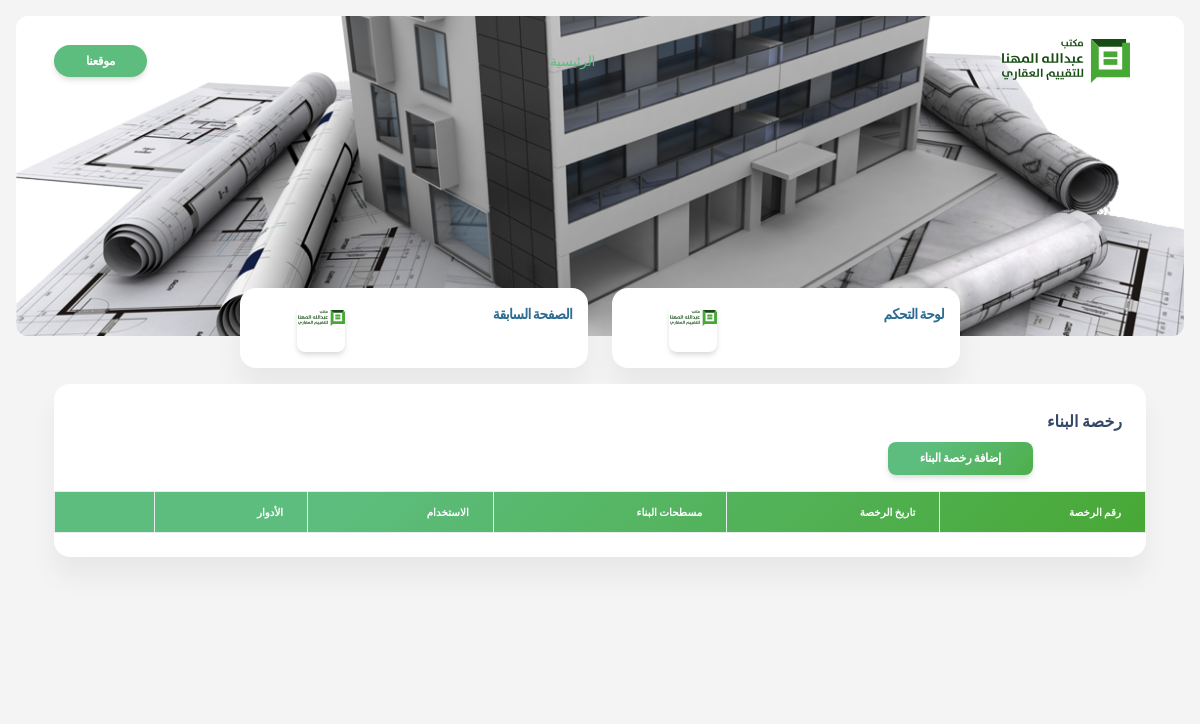
The page /documents/Licenses/all on the database as committed earlier.
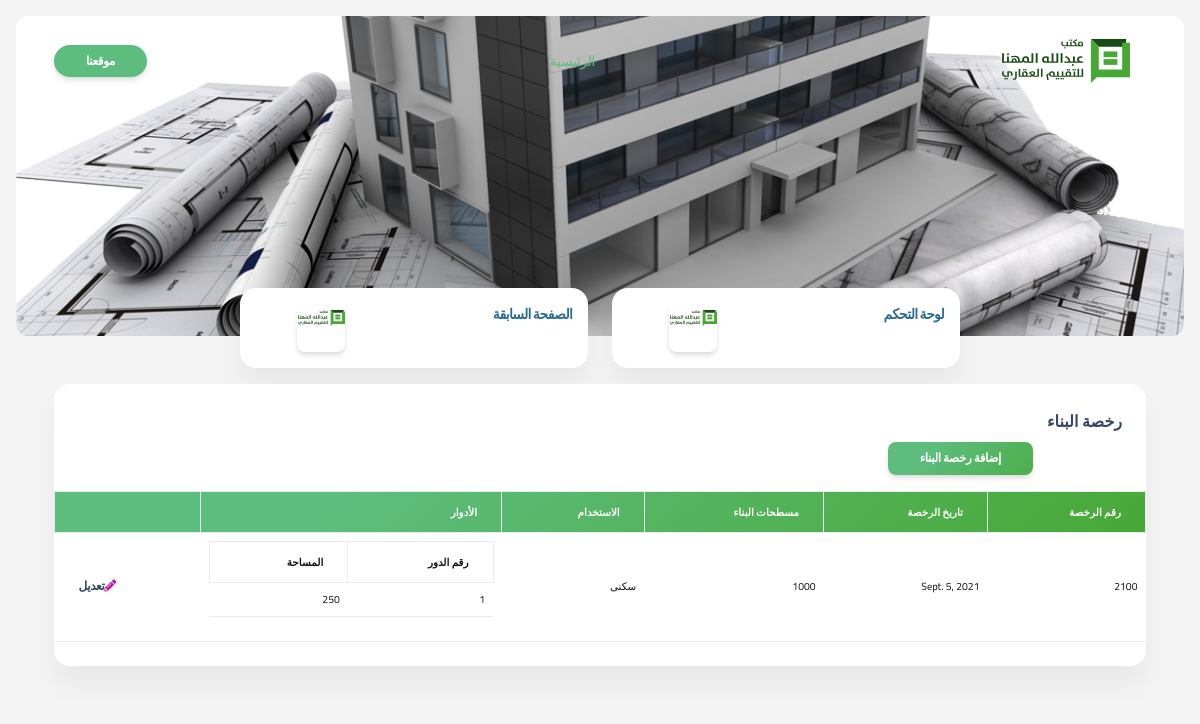
The same page on the database as committed later.
### documents/models.py (models this page shows, shortened)
class ConstructionLicense(models.Model):
    licenseNumber = models.IntegerField(primary_key=True)
    date = models.DateField(null=True, blank=True)
    buildingSurfaces = models.CharField(max_length=255, null=True, blank=True)
    usage = models.CharField(max_length=255, null=True, blank=True)
    floors = models.ManyToManyField(ConstructionFloor)

class ConstructionFloor(models.Model):
    floorNumber = models.SmallIntegerField(null=True, blank=True)
    area = models.SmallIntegerField(null=True, blank=True)

### documents/views.py (the view)
# urls.py: path('Licenses/all', views.AllLicenses.as_view(), name='all-licenses'),
class AllLicenses(View):
    def get(self, request):
        data = ConstructionLicense.objects.all()
        return render(request, 'documents/constructionLicensce/allLicenses.html', context={"data": data})

### templates/documents/constructionLicensce/allLicenses.html (shortened to what the changed rows need)
{% extends 'masterpage.html' %}
{% load static %}
{% block body %}
<section class="min-vh-85 mb-8" style="background-color: #f4f4f4">
    <div class="container">
        <div class="row pt-3">
             <div class="col-12">
        <div class="card mb-4">
            <div class="card-body px-0 pt-0 pb-2">
                 <div class="table-responsive">
                        <table class="table align-items-center table-bordered">
                            <thead class="bg-mahna" style="height: 2vh;">
                                <tr>
                                    <th class="text-xxs font-weight-bolder text-white">رقم الرخصة </th>
                                    <th class="text-xxs font-weight-bolder text-white">تاريخ الرخصة </th>
                                    <th class="text-xxs text-white font-weight-bolder">مسطحات البناء </th>
                                    <th class="text-xxs font-weight-bolder text-white">الاستخدام</th>
                                    <th class="text-xxs font-weight-bolder text-white"> الأدوار</th>
                                    <th class="text-secondary opacity-7 text-white"></th>
                                </tr>
                            </thead>
                            <tbody>
                             {% for item in data %}
                              <tr>
                                        <td>
                                                    <p class="mb-0 text-xxs txt-black">{{ item.licenseNumber }}</p>
                                        </td>
 <td>
                                                    <p class="mb-0 text-xxs txt-black">{{ item.date }}</p>
                                        </td>
                                   <td>
                                                    <p class="mb-0 text-xxs txt-black">{{ item.buildingSurfaces }}</p>
                                        </td>
                                   <td>
                                                    <p class="mb-0 text-xxs txt-black">{{ item.usage }}</p>
                                        </td>
                                   <td>
                                                  <table class="table align-items-center table-bordered">
                                                      <thead style="height: 2vh;">
                                                      <tr>
                                                          <th class="text-xxs font-weight-bolder txt-black">
                                                              رقم الدور
                                                          </th>
                                                          <th class="text-xxs font-weight-bolder txt-black">
                                                                 المساحة
                                                          </th>
                                                      </tr>
                                                      </thead>
                                                      <tbody>
                                                     {% for floor in item.floors.all %}
                                                         <tr>
                                                         <td>
                                                             <p class="mb-0 text-xxs txt-black">{{ floor.floorNumber }}</p>
                                                         </td>
                                                          <td>
                                                             <p class="mb-0 text-xxs txt-black">{{ floor.area }}</p>
                                                         </td>
                                                         </tr>
                                                         {% endfor %}
                                                      </tbody>
                                                  </table>
                                        </td>
                                  <td class="ms-auto text-start">
                                            <a class="btn btn-link text-dark px-3 mb-0" href="{% url 'update-licenses' item.pk %}"><i class="fas fa-pencil-alt text-primary me-2" aria-hidden="true"></i>تعديل</a>
                                        </td>
                                    </tr>
                               {% endfor %}
                            </tbody>
                        </table>
</div>
            </div>
        </div>
        </div>
   </div>
    </div>
  </section>
{% endblock body %}

Rows that differ between the two databases and show on the page:
added ConstructionLicense: licenseNumber "2100", date "Sept. 5, 2021", buildingSurfaces "1000", usage "سكنى"
added ConstructionFloor: floorNumber "1", area "250"
